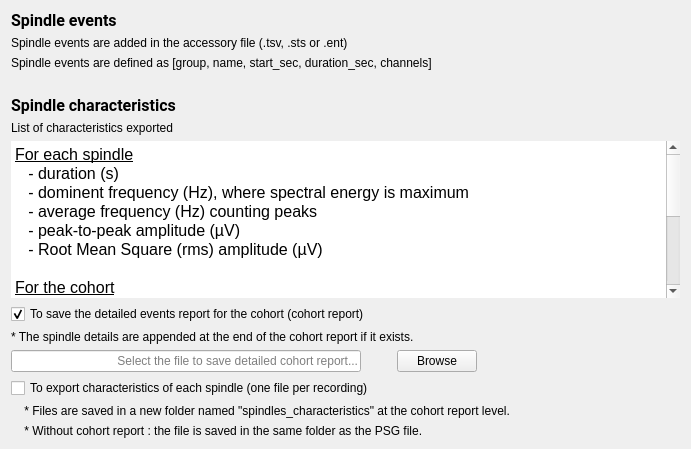
<?xml version="1.0" encoding="UTF-8"?>
<ui version="4.0">
 <class>OutputFilesStep</class>
 <widget class="QWidget" name="OutputFilesStep">
  <property name="geometry">
   <rect>
    <x>0</x>
    <y>0</y>
    <width>691</width>
    <height>449</height>
   </rect>
  </property>
  <property name="windowTitle">
   <string/>
  </property>
  <property name="styleSheet">
   <string notr="true">font: 12pt &quot;Roboto&quot;;</string>
  </property>
  <layout class="QHBoxLayout" name="horizontalLayout_3">
   <item>
    <layout class="QVBoxLayout" name="verticalLayout_2">
     <item>
      <layout class="QVBoxLayout" name="verticalLayout">
       <item>
        <widget class="QLabel" name="label_2">
         <property name="font">
          <font>
           <family>Roboto</family>
           <pointsize>12</pointsize>
           <italic>false</italic>
           <bold>false</bold>
          </font>
         </property>
         <property name="text">
          <string>&lt;html&gt;&lt;head/&gt;&lt;body&gt;&lt;p&gt;&lt;span style=&quot; font-weight:600;&quot;&gt;Spindle events&lt;/span&gt;&lt;/p&gt;&lt;/body&gt;&lt;/html&gt;</string>
         </property>
        </widget>
       </item>
       <item>
        <widget class="QLabel" name="label">
         <property name="text">
          <string>Spindle events are added in the accessory file (.tsv, .sts or .ent)</string>
         </property>
        </widget>
       </item>
       <item>
        <widget class="QLabel" name="label_3">
         <property name="text">
          <string>Spindle events are defined as [group, name, start_sec, duration_sec, channels]</string>
         </property>
        </widget>
       </item>
      </layout>
     </item>
     <item>
      <spacer name="verticalSpacer_2">
       <property name="orientation">
        <enum>Qt::Orientation::Vertical</enum>
       </property>
       <property name="sizeType">
        <enum>QSizePolicy::Policy::Fixed</enum>
       </property>
       <property name="sizeHint" stdset="0">
        <size>
         <width>20</width>
         <height>20</height>
        </size>
       </property>
      </spacer>
     </item>
     <item>
      <widget class="QLabel" name="label_4">
       <property name="font">
        <font>
         <family>Roboto</family>
         <pointsize>12</pointsize>
         <italic>false</italic>
         <bold>false</bold>
        </font>
       </property>
       <property name="text">
        <string>&lt;html&gt;&lt;head/&gt;&lt;body&gt;&lt;p&gt;&lt;span style=&quot; font-weight:600;&quot;&gt;Spindle characteristics&lt;/span&gt;&lt;/p&gt;&lt;/body&gt;&lt;/html&gt;</string>
       </property>
      </widget>
     </item>
     <item>
      <widget class="QLabel" name="label_5">
       <property name="text">
        <string>List of characteristics exported</string>
       </property>
      </widget>
     </item>
     <item>
      <widget class="QTextEdit" name="textEdit">
       <property name="sizePolicy">
        <sizepolicy hsizetype="Expanding" vsizetype="Expanding">
         <horstretch>0</horstretch>
         <verstretch>0</verstretch>
        </sizepolicy>
       </property>
       <property name="minimumSize">
        <size>
         <width>0</width>
         <height>0</height>
        </size>
       </property>
       <property name="maximumSize">
        <size>
         <width>16777215</width>
         <height>16777215</height>
        </size>
       </property>
       <property name="frameShape">
        <enum>QFrame::Shape::NoFrame</enum>
       </property>
       <property name="frameShadow">
        <enum>QFrame::Shadow::Plain</enum>
       </property>
       <property name="lineWidth">
        <number>0</number>
       </property>
       <property name="readOnly">
        <bool>true</bool>
       </property>
       <property name="html">
        <string>&lt;!DOCTYPE HTML PUBLIC &quot;-//W3C//DTD HTML 4.0//EN&quot; &quot;http://www.w3.org/TR/REC-html40/strict.dtd&quot;&gt;
&lt;html&gt;&lt;head&gt;&lt;meta name=&quot;qrichtext&quot; content=&quot;1&quot; /&gt;&lt;meta charset=&quot;utf-8&quot; /&gt;&lt;style type=&quot;text/css&quot;&gt;
p, li { white-space: pre-wrap; }
hr { height: 1px; border-width: 0; }
li.unchecked::marker { content: &quot;\2610&quot;; }
li.checked::marker { content: &quot;\2612&quot;; }
&lt;/style&gt;&lt;/head&gt;&lt;body style=&quot; font-family:'Roboto'; font-size:12pt; font-weight:400; font-style:normal;&quot;&gt;
&lt;p style=&quot; margin-top:0px; margin-bottom:0px; margin-left:0px; margin-right:0px; -qt-block-indent:0; text-indent:0px;&quot;&gt;&lt;span style=&quot; text-decoration: underline;&quot;&gt;For each spindle&lt;/span&gt;&lt;/p&gt;
&lt;p style=&quot; margin-top:0px; margin-bottom:0px; margin-left:0px; margin-right:0px; -qt-block-indent:0; text-indent:0px;&quot;&gt;   - duration (s)&lt;/p&gt;
&lt;p style=&quot; margin-top:0px; margin-bottom:0px; margin-left:0px; margin-right:0px; -qt-block-indent:0; text-indent:0px;&quot;&gt;   - dominent frequency (Hz), &lt;span style=&quot; color:#000000;&quot;&gt;where spectral energy is maximum&lt;/span&gt;&lt;/p&gt;
&lt;p style=&quot; margin-top:0px; margin-bottom:0px; margin-left:0px; margin-right:0px; -qt-block-indent:0; text-indent:0px;&quot;&gt;&lt;span style=&quot; color:#000000;&quot;&gt;   - average frequency (Hz) counting peaks&lt;/span&gt;&lt;/p&gt;
&lt;p style=&quot; margin-top:0px; margin-bottom:0px; margin-left:0px; margin-right:0px; -qt-block-indent:0; text-indent:0px;&quot;&gt;&lt;span style=&quot; color:#000000;&quot;&gt;   - peak-to-peak amplitude (µV)&lt;/span&gt;&lt;/p&gt;
&lt;p style=&quot; margin-top:0px; margin-bottom:0px; margin-left:0px; margin-right:0px; -qt-block-indent:0; text-indent:0px;&quot;&gt;&lt;span style=&quot; color:#000000;&quot;&gt;   - Root Mean Square (rms) amplitude (µV)&lt;/span&gt;&lt;/p&gt;
&lt;p style=&quot;-qt-paragraph-type:empty; margin-top:0px; margin-bottom:0px; margin-left:0px; margin-right:0px; -qt-block-indent:0; text-indent:0px; color:#000000;&quot;&gt;&lt;br /&gt;&lt;/p&gt;
&lt;p style=&quot; margin-top:0px; margin-bottom:0px; margin-left:0px; margin-right:0px; -qt-block-indent:0; text-indent:0px;&quot;&gt;&lt;span style=&quot; text-decoration: underline;&quot;&gt;For the cohort&lt;/span&gt;&lt;/p&gt;
&lt;p style=&quot; margin-top:0px; margin-bottom:0px; margin-left:0px; margin-right:0px; -qt-block-indent:0; text-indent:0px;&quot;&gt;    - spindle count&lt;/p&gt;
&lt;p style=&quot; margin-top:0px; margin-bottom:0px; margin-left:0px; margin-right:0px; -qt-block-indent:0; text-indent:0px;&quot;&gt;    - spindle density (spinde count per minute)&lt;/p&gt;
&lt;p style=&quot; margin-top:0px; margin-bottom:0px; margin-left:0px; margin-right:0px; -qt-block-indent:0; text-indent:0px;&quot;&gt;    - the average spindle characteristics listed above&lt;/p&gt;
&lt;p style=&quot; margin-top:0px; margin-bottom:0px; margin-left:0px; margin-right:0px; -qt-block-indent:0; text-indent:0px;&quot;&gt;        - total (all selected stages) - Start time is the sleep onset&lt;/p&gt;
&lt;p style=&quot; margin-top:0px; margin-bottom:0px; margin-left:0px; margin-right:0px; -qt-block-indent:0; text-indent:0px;&quot;&gt;        - per sleep stage - Only the time spent in each individual sleep stage is considered.&lt;/p&gt;
&lt;p style=&quot; margin-top:0px; margin-bottom:0px; margin-left:0px; margin-right:0px; -qt-block-indent:0; text-indent:0px;&quot;&gt;        - per sleep cycle - Start time is the sleep onset&lt;/p&gt;
&lt;p style=&quot; margin-top:0px; margin-bottom:0px; margin-left:0px; margin-right:0px; -qt-block-indent:0; text-indent:0px;&quot;&gt;        - per clock hour - Start time is the sleep onset&lt;/p&gt;
&lt;p style=&quot; margin-top:0px; margin-bottom:0px; margin-left:0px; margin-right:0px; -qt-block-indent:0; text-indent:0px;&quot;&gt;        - per hour spent in each stage - Start time is when each specific stage first begins in the timeline.&lt;/p&gt;&lt;/body&gt;&lt;/html&gt;</string>
       </property>
      </widget>
     </item>
     <item>
      <widget class="QCheckBox" name="checkBox_cohort_file">
       <property name="text">
        <string>To save the detailed events report for the cohort (cohort report)</string>
       </property>
       <property name="checked">
        <bool>true</bool>
       </property>
      </widget>
     </item>
     <item>
      <widget class="QLabel" name="label_8">
       <property name="text">
        <string>* The spindle details are appended at the end of the cohort report if it exists.</string>
       </property>
      </widget>
     </item>
     <item>
      <layout class="QHBoxLayout" name="horizontalLayout">
       <item>
        <widget class="QLineEdit" name="cohort_lineedit">
         <property name="minimumSize">
          <size>
           <width>350</width>
           <height>0</height>
          </size>
         </property>
         <property name="alignment">
          <set>Qt::AlignmentFlag::AlignRight|Qt::AlignmentFlag::AlignTrailing|Qt::AlignmentFlag::AlignVCenter</set>
         </property>
         <property name="placeholderText">
          <string>Select the file to save detailed cohort report...</string>
         </property>
        </widget>
       </item>
       <item>
        <spacer name="horizontalSpacer">
         <property name="orientation">
          <enum>Qt::Orientation::Horizontal</enum>
         </property>
         <property name="sizeType">
          <enum>QSizePolicy::Policy::Fixed</enum>
         </property>
         <property name="sizeHint" stdset="0">
          <size>
           <width>30</width>
           <height>20</height>
          </size>
         </property>
        </spacer>
       </item>
       <item>
        <widget class="QPushButton" name="pushButton_cohort">
         <property name="text">
          <string>Browse</string>
         </property>
        </widget>
       </item>
       <item>
        <spacer name="horizontalSpacer_2">
         <property name="orientation">
          <enum>Qt::Orientation::Horizontal</enum>
         </property>
         <property name="sizeHint" stdset="0">
          <size>
           <width>40</width>
           <height>20</height>
          </size>
         </property>
        </spacer>
       </item>
      </layout>
     </item>
     <item>
      <widget class="QCheckBox" name="checkBox_spindle_file">
       <property name="text">
        <string>To export characteristics of each spindle (one file per recording)</string>
       </property>
      </widget>
     </item>
     <item>
      <widget class="QLabel" name="label_7">
       <property name="text">
        <string>    * Files are saved in a new folder named &quot;spindles_characteristics&quot; at the cohort report level.</string>
       </property>
      </widget>
     </item>
     <item>
      <widget class="QLabel" name="label_6">
       <property name="text">
        <string>    * Without cohort report : the file is saved in the same folder as the PSG file.</string>
       </property>
      </widget>
     </item>
     <item>
      <layout class="QHBoxLayout" name="horizontalLayout_2"/>
     </item>
    </layout>
   </item>
  </layout>
 </widget>
 <resources>
  <include location="../../../../../snooz-toolbox/src/main/python/ui/themes/themes.qrc"/>
 </resources>
 <connections>
  <connection>
   <sender>pushButton_cohort</sender>
   <signal>clicked()</signal>
   <receiver>OutputFilesStep</receiver>
   <slot>browse_cohort_slot()</slot>
   <hints>
    <hint type="sourcelabel">
     <x>440</x>
     <y>164</y>
    </hint>
    <hint type="destinationlabel">
     <x>336</x>
     <y>293</y>
    </hint>
   </hints>
  </connection>
  <connection>
   <sender>checkBox_cohort_file</sender>
   <signal>clicked()</signal>
   <receiver>OutputFilesStep</receiver>
   <slot>enable_cohort_slot()</slot>
   <hints>
    <hint type="sourcelabel">
     <x>244</x>
     <y>136</y>
    </hint>
    <hint type="destinationlabel">
     <x>256</x>
     <y>206</y>
    </hint>
   </hints>
  </connection>
  <connection>
   <sender>checkBox_spindle_file</sender>
   <signal>clicked()</signal>
   <receiver>OutputFilesStep</receiver>
   <slot>enable_spindle_slot()</slot>
   <hints>
    <hint type="sourcelabel">
     <x>275</x>
     <y>512</y>
    </hint>
    <hint type="destinationlabel">
     <x>286</x>
     <y>292</y>
    </hint>
   </hints>
  </connection>
 </connections>
 <slots>
  <slot>browse_cohort_slot()</slot>
  <slot>enable_cohort_slot()</slot>
  <slot>browse_spindle_slot()</slot>
  <slot>enable_spindle_slot()</slot>
 </slots>
</ui>
